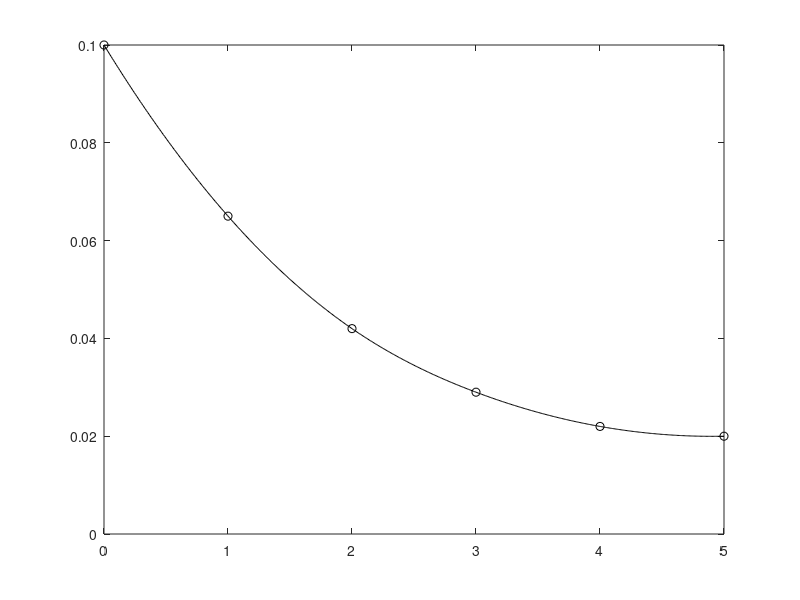

Here is the MATLAB script that generated this plot:
% Bradie: section 6.1 convection mass transfer
% Update: 1 May 2017

clear; close all

% data
y = 0:5;
p = [0.1 0.065 0.042 0.029 0.022 0.020];

S = spline(y, p);

% plot
t = linspace(0, 5, 2^9+1);
plot(y, p, 'ok', t, ppval(S, t), 'k')

a = S.coefs(1, 1);
b = S.coefs(1, 2);
c = S.coefs(1, 3);

y0 = 0;
pprime0 = 3*a*y0^2 + 2*b*y0 + c
